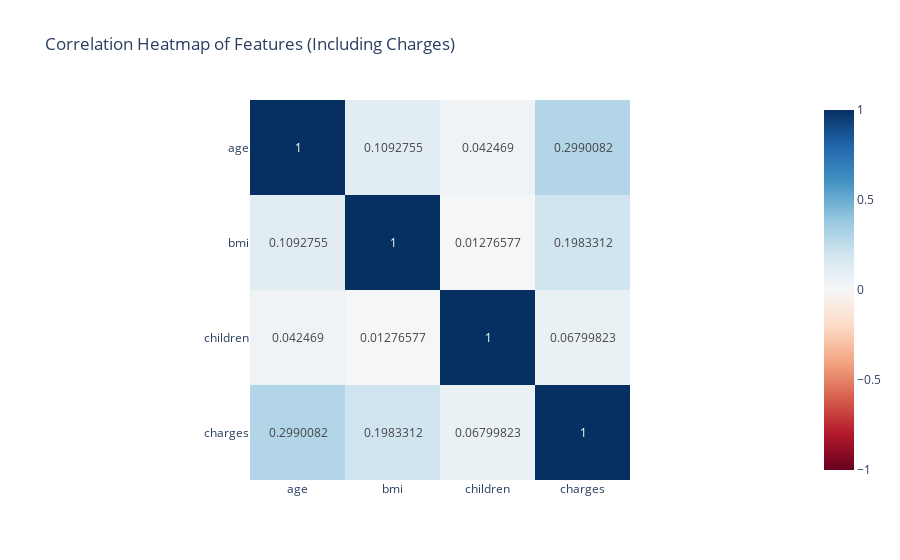

Notebook source saved alongside this figure:
### Markdown cell above
#Correlation Analysis

### Code cell
corr_matrix = df_cleaned.corr(numeric_only=True)
fig = px.imshow(corr_matrix, text_auto=True,
                title='Correlation Heatmap of Features (Including Charges)',
                color_continuous_scale='RdBu', zmin=-1, zmax=1)
fig.show()

### Figure 1 — Plotly figure (JSON) as saved in the notebook; plotly's stock layout.template omitted (floating-point values rounded to 4 significant figures)
{"data": [{"coloraxis": "coloraxis", "hovertemplate": "x: %{x}<br>y: %{y}<br>color: %{z}<extra></extra>", "name": "0", "texttemplate": "%{z}", "type": "heatmap", "x": ["age", "bmi", "children", "charges"], "xaxis": "x", "y": ["age", "bmi", "children", "charges"], "yaxis": "y", "z": [[1.0, 0.1093, 0.04247, 0.299], [0.1093, 1.0, 0.01277, 0.1983], [0.04247, 0.01277, 1.0, 0.068], [0.299, 0.1983, 0.068, 1.0]]}], "layout": {"coloraxis": {"cmax": 1, "cmin": -1, "colorscale": [[0, "rgb(103,0,31)"], [0.1, "rgb(178,24,43)"], [0.2, "rgb(214,96,77)"], [0.3, "rgb(244,165,130)"], [0.4, "rgb(253,219,199)"], [0.5, "rgb(247,247,247)"], [0.6, "rgb(209,229,240)"], [0.7, "rgb(146,197,222)"], [0.8, "rgb(67,147,195)"], [0.9, "rgb(33,102,172)"], [1, "rgb(5,48,97)"]]}, "title": {"text": "Correlation Heatmap of Features (Including Charges)"}, "xaxis": {"anchor": "y", "constrain": "domain", "domain": [0, 1], "scaleanchor": "y"}, "yaxis": {"anchor": "x", "autorange": "reversed", "constrain": "domain", "domain": [0, 1]}}}
